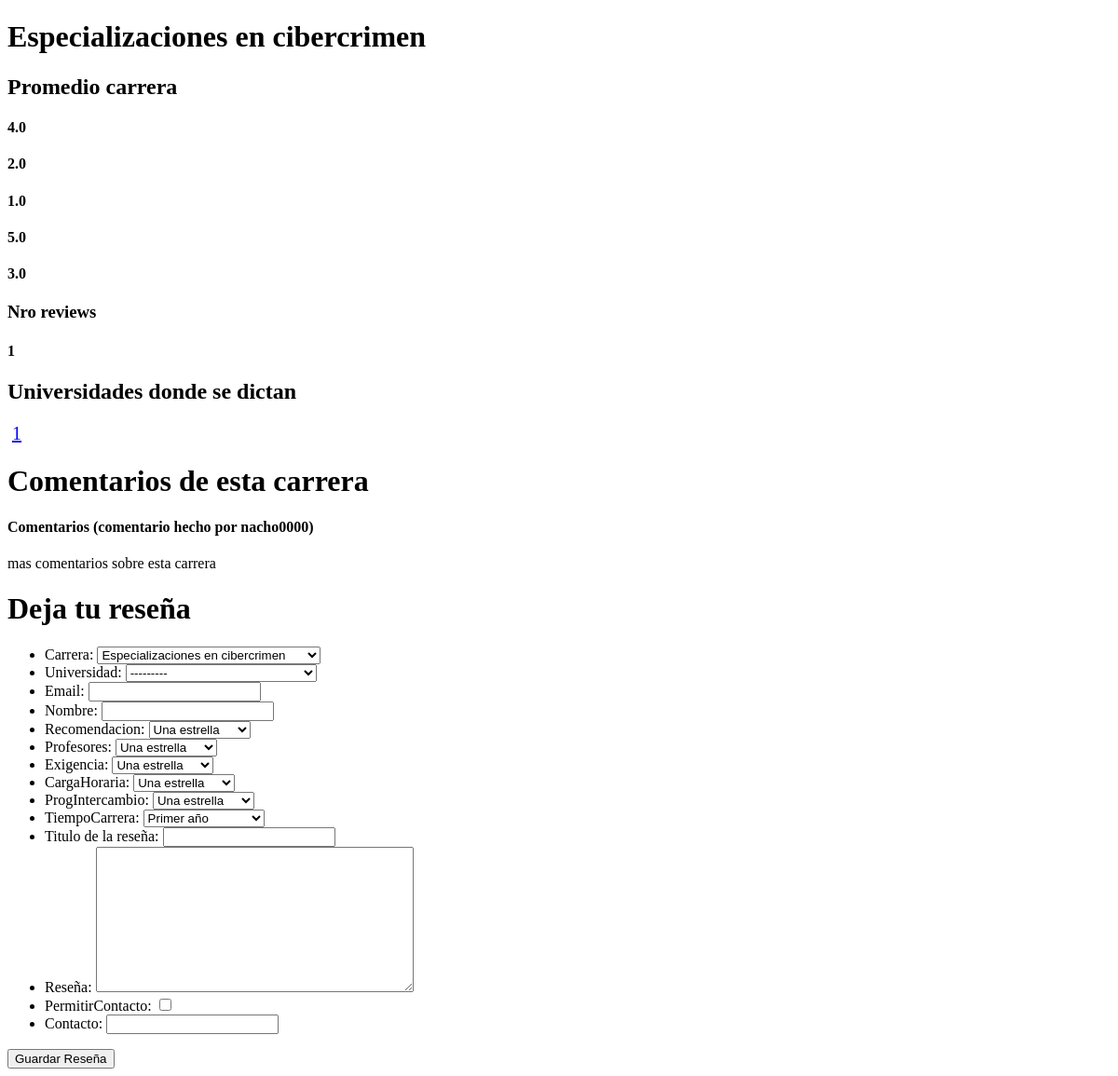
/carrera/Especializaciones en cibercrimen, run on an earlier commit of the app's database.
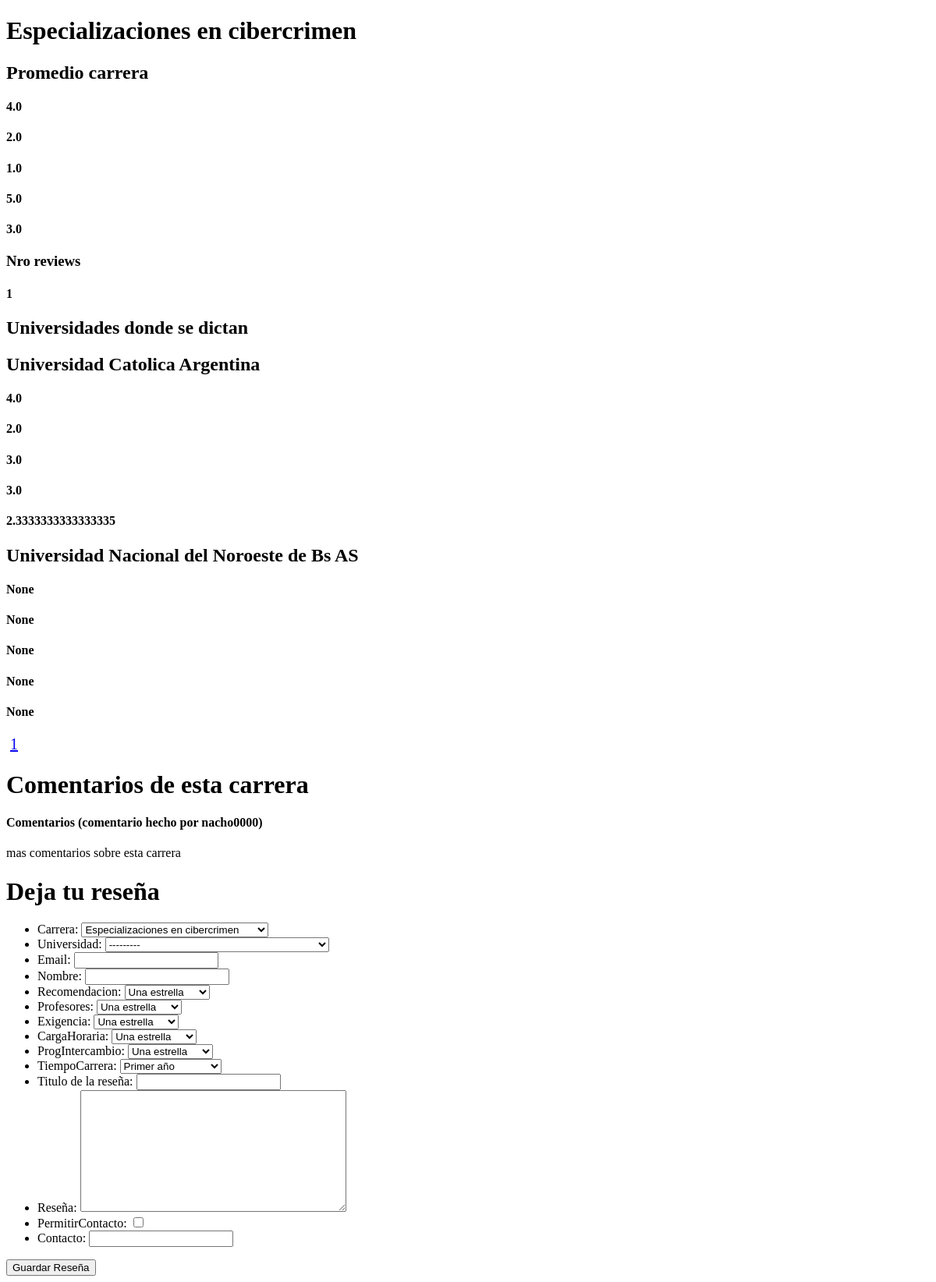
And on a later commit of the database.
### main/models.py (models this page shows, shortened)
class Carrera(models.Model):
    titulo = models.CharField(max_length=64)
    descripcion = models.TextField()
    video = models.CharField(max_length=255, blank=True, null=True)
    relacionadas = models.ManyToManyField(
        'self', related_name="relacionadas", blank=True)
    noticia = models.CharField(max_length=255, blank=True, null=True)
    class Meta:
        ordering = ['titulo']
    def __str__(self):
        return str(self.titulo)

class Formulario (models.Model):
    PRIMER_AÑO = 1
    SEGUNDO_AÑO = 2
    TERCER_AÑO = 3
    CUARTO_AÑO = 4
    QUINTO_AÑO = 5
    TERMINADA = 6
    TIEMPO_CARRERA = (
        (PRIMER_AÑO, 'Primer año'),
        (SEGUNDO_AÑO, 'Segundo año'),
        (TERCER_AÑO, 'Tercer año'),
        (CUARTO_AÑO, 'Cuarto año'),
        (QUINTO_AÑO, 'Quinto año o más'),
        (TERMINADA, 'Termine la carrera'),
    )
    VALORACIONES = (
        (1, 'Una estrella'),
        (2, 'Dos estrella'),
        (3, 'Tres estrella'),
        (4, 'Cuatro estrella'),
        (5, 'Cinco estrella'),
    )
    email = models.EmailField(max_length=254)
    carrera = models.ForeignKey(
        Carrera, on_delete=models.CASCADE, related_name="opinionesCar")
    universidad = models.ForeignKey(
        Universidad, on_delete=models.CASCADE, related_name="opinionesUni")
    tituloReseña = models.CharField(
        max_length=70, verbose_name="Titulo de la reseña", null=True, blank=True)
    reseña = models.TextField(null=True, blank=True)
    mostrarReseña = models.BooleanField(default=False)
    recomendacion = models.PositiveSmallIntegerField(
        choices=VALORACIONES, default=1)
    profesores = models.PositiveSmallIntegerField(
        choices=VALORACIONES, default=1)
    exigencia = models.PositiveSmallIntegerField(
        choices=VALORACIONES, default=1)
    cargaHoraria = models.PositiveSmallIntegerField(
        choices=VALORACIONES, default=1)
    progIntercambio = models.PositiveSmallIntegerField(
        choices=VALORACIONES, default=1)
    tiempoCarrera = models.PositiveSmallIntegerField(
        choices=TIEMPO_CARRERA, default=PRIMER_AÑO, blank=True, null=True)
    nombre = models.CharField(max_length=70)
    permitirContacto = models.BooleanField()
    contacto = models.CharField(max_length=70, blank=True, null=True)
    publicado = models.DateTimeField(auto_now_add=True)

class Universidad(models.Model):
    nombre = models.CharField(max_length=64)
    abreviacion = models.CharField(max_length=8, default="")
    color = models.CharField(max_length=64)
    descripcion = models.TextField()
    carreras = models.ManyToManyField(
        'Carrera', related_name="universidadesSelf", blank=True)
    orientaciones = models.ManyToManyField(
        'Orientacion', related_name="unisConOrientaciones", blank=True)
    video = models.CharField(max_length=255, blank=True, null=True)
    noticia = models.CharField(max_length=255, blank=True, null=True)
    class Meta:
        ordering = ['nombre']
    def __str__(self):
        return str(self.nombre)

### main/views.py (the view)
# urls.py: path("carrera/<str:titulo>", views.carrera, name="carrera"),
def carrera(request, titulo):
    carrera = Carrera.objects.get(titulo=titulo)
    form = Encuesta(initial={
                    'carrera': carrera})
    relacionadas = carrera.relacionadas.all()
    resenasCAR = Formulario.objects.filter(carrera=carrera.id)
    stats = average(resenasCAR)
    comentarios = []
    for y in resenasCAR:
        title = y.tituloReseña
        comment = y.reseña
        usuario = y.nombre
        dicc = {
            'titulo': title,
            'comentario': comment,
            'usuario': usuario
        }
        comentarios.append(dicc)
    unis = []
    SelectedUniversidades = carrera.universidadesSelf.all()
    for x in SelectedUniversidades:
        reseña = Formulario.objects.filter(universidad=x)
        uni = serializers.serialize(
            'json', Universidad.objects.filter(nombre=x), fields=('nombre'))
        datos = average(reseña)
        dicc = {
            "universidad": json.loads(uni),
            "stats": datos}
        unis.append(dicc)
    number_of_item = 3
    paginatorr = Paginator(unis, number_of_item)
    first_page = paginatorr.page(1).object_list
    page_range = paginatorr.page_range
    context = {
        'paginatorr': paginatorr,
        'first_page': first_page,
        'page_range': page_range
    }
    if request.method == 'POST':
        page_n = request.POST.get('page_n', None)  # getting page number
        results = list(paginatorr.page(
            page_n).object_list)
        return JsonResponse({"results": results})
    else:
        return render(request, "main/test.html", {
            "carrera": carrera,
            "promedios": stats,
            "context": context,
            "relacionadas": relacionadas,
            "comentarios": comentarios,
            "form": form
        })

### main/forms.py
class Encuesta(forms.ModelForm):
    class Meta:
        model = Formulario
        fields = ['carrera', 'universidad', 'email', 'nombre', 'recomendacion',
                  'profesores', 'exigencia', 'cargaHoraria', 'progIntercambio', 'tiempoCarrera', 'tituloReseña', 'reseña', 'permitirContacto', 'contacto', ]

### main/views.py (called while the page is built)
def average(objeto):
    stats = objeto.aggregate(Count('recomendacion'), Avg('recomendacion'), Avg(
        'cargaHoraria'), Avg('exigencia'), Avg('profesores'), Avg('progIntercambio'))
    return stats
    stats.clear()

### main/templates/main/test.html (shortened to what this page needs)
{% load tags %}
<!DOCTYPE html>
<html>
  <head>
  </head>
  <body>
    <h1>{{ carrera.titulo }}</h1>
    <h2>Promedio carrera</h2>
    <h4>{{ promedios.recomendacion__avg }}</h4>
    <h4>{{ promedios.profesores__avg }}</h4>
    <h4>{{ promedios.exigencia__avg }}</h4>
    <h4>{{ promedios.cargaHoraria__avg }}</h4>
    <h4>{{ promedios.progIntercambio__avg }}</h4>
    <h3>Nro reviews</h3>
    <h4>{{ promedios.recomendacion__count }}</h4>
    <h2>Universidades donde se dictan</h2>
    <div id="posts">
      {% for i in context.first_page %}
      <h2>{{i.universidad.0.fields.nombre}}</h2>
      <h4>{{ i.stats.recomendacion__avg }}</h4>
      <h4>{{ i.stats.profesores__avg }}</h4>
      <h4>{{ i.stats.exigencia__avg }}</h4>
      <h4>{{ i.stats.cargaHoraria__avg }}</h4>
      <h4>{{ i.stats.progIntercambio__avg }}</h4>
      {% endfor %}
    </div>
    {% for i in context.page_range %}
    <a id="paginator" style="margin-left: 5px; font-size: 20px" href="{{i}}"
      >{{i}}</a
    >
    {% endfor %}
    <div class="comments">
      <h1>Comentarios de esta carrera</h1>
      {% for comment in comentarios %} {% if comment.titulo %}
      <h4>{{ comment.titulo }} (comentario hecho por {{ comment.usuario }})</h4>
      <p>{{ comment.comentario }}</p>
      {% endif %} {% endfor %}
    </div>
    <div class="form">
      <h1>Deja tu reseña</h1>
      <form method="post" action="{% url 'main:saveReseña' carrera.titulo %}">
        <ul>
          {% for field in form %}
          <li>{{ field.label_tag }} {{ field }}</li>
          {% endfor %}
        </ul>
        <input type="submit" value="Guardar Reseña" />
      </form>
    </div>
  </body>
</html>

What changed in the data, as far as the page shows it:
now on this page (row edited): Universidad: universidad.0.fields.nombre "Universidad Catolica Argentina", stats.recomendacion__avg "4.0", stats.profesores__avg "2.0", stats.exigencia__avg "3.0", stats.cargaHoraria__avg "3.0", stats.progIntercambio__avg "2.3333333333333335"
added Universidad: universidad.0.fields.nombre "Universidad Nacional del Noroeste de Bs AS", stats.recomendacion__avg "None", stats.profesores__avg "None", stats.exigencia__avg "None", stats.cargaHoraria__avg "None", stats.progIntercambio__avg "None"
